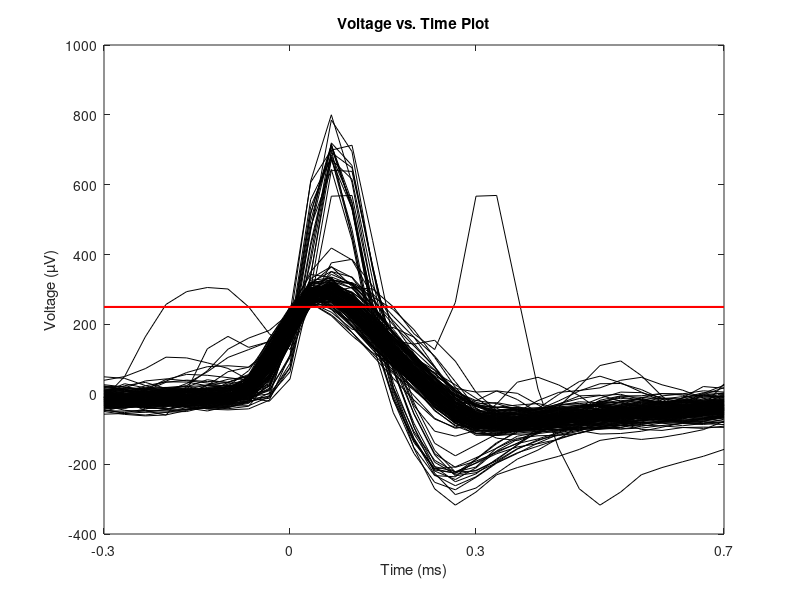
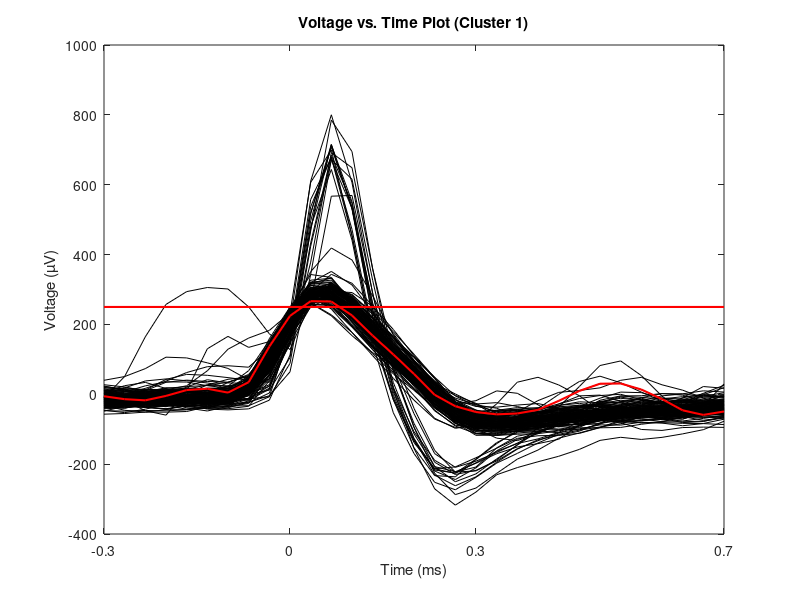
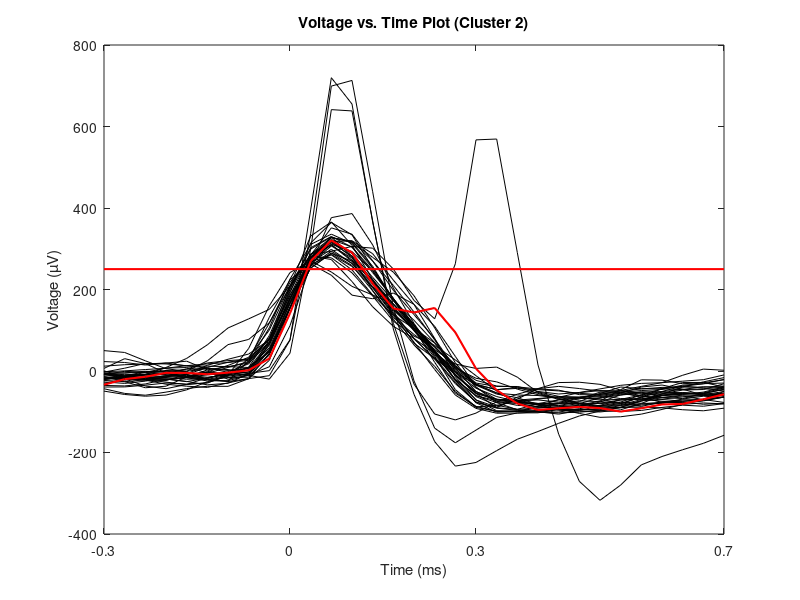
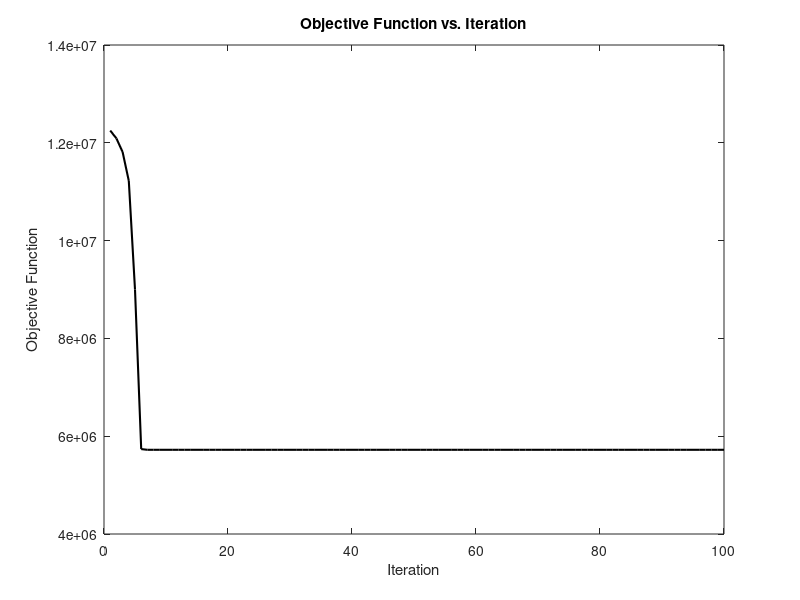

Source code (MATLAB) for these figures, in order:
close all;
load("ps5_data.mat");
% in the data file, the following variables are defined:
% RealWaveform: 10 seconds of real electrode data sampled at 30 kHz. Values are in µV.
% InitTwoClusters_1, InitTwoClusters_2, InitThreeClusters_1, InitThreeClusters_2:
% each is a 31 x K matrix, where the kth column is the initialization of the kth cluster center, µk (k = 1, . . . , K).


% Problem 1: High-pass filtering

x = RealWaveform;
f_0 = 30000; % sampling rate of waveform (Hz)
f_stop = 250; % stop frequency (Hz)
f_Nyquist = f_0/2; % Nyquist frequency (Hz)
n = length(x); % number of samples
f_all = linspace(-f_Nyquist, f_Nyquist, n); % frequency vector
desired_response = ones(n,1); % desired response
desired_response(abs(f_all) <= f_stop) = 0; % set desired response to 0 for frequencies above f_stop
x_filtered = real(ifft(fft(x).*fftshift(desired_response))); % filter the signal


% Problem 2: Spike detection
% Set a threshold, Vthresh = 250 µV, and determine all of the times that the signal crosses
% from below to above the threshold. Plot the threshold as a line across your plot of the
% high-pass filtered waveform from Problem 1.
% Take 1 ms snippets of the waveform beginning 0.3 ms before each threshold crossing.
% Each snippet should have 31 samples; the tenth sample should be less than Vthresh, and
% the eleventh sample should be greater than Vthresh. In a new figure, make a “voltage
% versus time” plot containing the following:
% 1. all of the threshold-crossing waveform snippets, and
% 2. the threshold as a horizontal line.
% Your result should look similar to Figure 3 from Lewicki’s review paper, with the key
% difference that your plot should show multiple spike shapes (instead of just one). You
% will also notice a few non-stereotyped traces resulting from either different neurons
% spiking near the same time or noise exceeding threshold

Vthresh = 250; % threshold (µV)
crossings = find(x_filtered(1:end-1) < Vthresh & x_filtered(2:end) >= Vthresh); % find threshold crossings
crossings = crossings + 1; % adjust for indexing
crossings = round(crossings); % round to nearest integer

snippets = zeros(31, length(crossings)); % initialize snippets matrix
for i = 1:length(crossings)
    snippets(:,i) = x_filtered(crossings(i)-10:crossings(i)+20); % get snippets
end

figure;
plot(snippets, "Color", "k"); % plot snippets
hold on;
plot([1 31], [Vthresh Vthresh], 'r', 'LineWidth', 1.5); % plot threshold
xticks([1 10 19 31]);
xticklabels([-0.3 0 0.3 0.7]);
xlim([1 31]);
xlabel('Time (ms)');
ylabel('Voltage (µV)');
title('Voltage vs. Time Plot');
saveas(gcf, 'ps5_2.png'); close all;

% Problem 3: Clustering with the K-mean algorithm
% Implement the K-means algorithm in MATLAB, and use it to determine the neuron
% responsible for each recorded spike.
% Treat each snippet as a point x_n ∈ R^D (n = 1, ..., N), where D = 31 is the number of
% samples in each snippet, and N is the number of detected spikes. In this problem, we
% will assume that there are K = 2 neurons contributing spikes to the recorded waveform.
% Initialize the cluster centers using InitTwoClusters 1

% (a) For each cluster (k = 1, 2), create a separate “voltage versus time” plot containing the following:
% 1. the cluster center µk returned by K-means as a red waveform trace (i.e., the prototypical action potential for the kth neuron),
% 2. all of the waveform snippets assigned to the kth neuron, and
% 3. the threshold as a horizontal line.

K = 2; % number of clusters
D = 31; % number of samples in each snippet
N = length(crossings); % number of detected spikes
x = snippets; % snippets matrix

% initialize cluster centers
mu = zeros(D, K);
mu(:,1) = InitTwoClusters_1(:,1);
mu(:,2) = InitTwoClusters_1(:,2);

% classify snippets
r = zeros(N, K);
for i = 1:N
    r(i, 1) = norm(x(:,i) - mu(:,1));
    r(i, 2) = norm(x(:,i) - mu(:,2));
end

label = zeros(N, 1);
for i = 1:N
    [~, label(i)] = min(r(i,:));
end

% plot
figure;
plot(x(:,label==1), "Color", "k"); % plot snippets
hold on;
plot(mu(:,1), 'r', 'LineWidth', 1.5); % plot cluster center
plot([1 31], [Vthresh Vthresh], 'r', 'LineWidth', 1.5); % plot threshold
xticks([1 10 19 31]);
xticklabels([-0.3 0 0.3 0.7]);
xlim([1 31]);
xlabel('Time (ms)');
ylabel('Voltage (µV)');
title('Voltage vs. Time Plot (Cluster 1)');
saveas(gcf, 'ps5_3a1.png');

figure;
plot(x(:,label==2), "Color", "k"); % plot snippets
hold on;
plot(mu(:,2), 'r', 'LineWidth', 1.5); % plot cluster center
plot([1 31], [Vthresh Vthresh], 'r', 'LineWidth', 1.5); % plot threshold
xticks([1 10 19 31]);
xticklabels([-0.3 0 0.3 0.7]);
xlim([1 31]);
xlabel('Time (ms)');
ylabel('Voltage (µV)');
title('Voltage vs. Time Plot (Cluster 2)');
saveas(gcf, 'ps5_3a2.png'); close all;


% (b) Plot the objective function J versus iteration number. How many iterations did it take for K-means to converge?

J = zeros(1, 100); % initialize objective function

for iter = 1:100
    % update cluster centers
    for k = 1:K
        mu(:,k) = mean(x(:,label==k), 2);
    end
    
    % update labels
    for i = 1:N
        r(i, 1) = norm(x(:,i) - mu(:,1));
        r(i, 2) = norm(x(:,i) - mu(:,2));
    end

    for i = 1:N
        [~, label(i)] = min(r(i,:));
    end
    
    % compute objective function
    J(iter) = 0;
    for i = 1:N
        J(iter) = J(iter) + norm(x(:,i) - mu(:,label(i)))^2;
    end
end

figure;
plot(J, 'k', 'LineWidth', 1.5);
xlabel('Iteration');
ylabel('Objective Function');
title('Objective Function vs. Iteration');
saveas(gcf, 'ps5_3b.png'); close all;


% Problem 4. As discussed in class, K-means guarantees convergence to a local optimum.
% Thus, it is possible to converge to different local optima with different initializations.
% Repeat Problem 3 where the cluster centers are initialized using InitTwoClusters 2.
% Is the local optimum found here the same or different as that found in Problem 3?

% initialize cluster centers
mu2 = zeros(D, K);
mu2(:,1) = InitTwoClusters_2(:,1);
mu2(:,2) = InitTwoClusters_2(:,2);

% classify snippets
r = zeros(N, K);
for i = 1:N
    r(i, 1) = norm(x(:,i) - mu2(:,1));
    r(i, 2) = norm(x(:,i) - mu2(:,2));
end

label = zeros(N, 1);
for i = 1:N
    [~, label(i)] = min(r(i,:));
end

% plot
figure;
plot(x(:,label==1), "Color", "k"); % plot snippets
hold on;
plot(mu2(:,1), 'r', 'LineWidth', 1.5); % plot cluster center
plot([1 31], [Vthresh Vthresh], 'r', 'LineWidth', 1.5); % plot threshold
xticks([1 10 19 31]);
xticklabels([-0.3 0 0.3 0.7]);
xlim([1 31]);
xlabel('Time (ms)');
ylabel('Voltage (µV)');
title('Voltage vs. Time Plot (Cluster 1)');
saveas(gcf, 'ps5_4a1.png');

figure;
plot(x(:,label==2), "Color", "k"); % plot snippets
hold on;
plot(mu2(:,2), 'r', 'LineWidth', 1.5); % plot cluster center
plot([1 31], [Vthresh Vthresh], 'r', 'LineWidth', 1.5); % plot threshold
xticks([1 10 19 31]);
xticklabels([-0.3 0 0.3 0.7]);
xlim([1 31]);
xlabel('Time (ms)');
ylabel('Voltage (µV)');
title('Voltage vs. Time Plot (Cluster 2)');
saveas(gcf, 'ps5_4a2.png'); close all;

% plot objective function

J = zeros(1, 100); % initialize objective function

for iter = 1:100
    % update cluster centers
    for k = 1:K
        mu2(:,k) = mean(x(:,label==k), 2);
    end
    
    % update labels
    for i = 1:N
        r(i, 1) = norm(x(:,i) - mu2(:,1));
        r(i, 2) = norm(x(:,i) - mu2(:,2));
    end

    for i = 1:N
        [~, label(i)] = min(r(i,:));
    end
    
    % compute objective function
    J(iter) = 0;
    for i = 1:N
        J(iter) = J(iter) + norm(x(:,i) - mu2(:,label(i)))^2;
    end
end

figure;
plot(J, 'k', 'LineWidth', 1.5);
xlabel('Iteration');
ylabel('Objective Function');
title('Objective Function vs. Iteration');
saveas(gcf, 'ps5_4b.png'); close all;

% Problem 5 (a) Repeat Problem 3 with K = 3 and initializing using InitThreeClusters_1.
% How does the local optimum found here differ from that found in Problem 3?

% initialize cluster centers
K = 3;
mu3 = zeros(D, K);
mu3(:,1) = InitThreeClusters_1(:,1);
mu3(:,2) = InitThreeClusters_1(:,2);
mu3(:,3) = InitThreeClusters_1(:,3);

% classify snippets
r = zeros(N, K);
for i = 1:N
    r(i, 1) = norm(x(:,i) - mu3(:,1));
    r(i, 2) = norm(x(:,i) - mu3(:,2));
    r(i, 3) = norm(x(:,i) - mu3(:,3));
end

label = zeros(N, 1);
for i = 1:N
    [~, label(i)] = min(r(i,:));
end

% plot
figure;
plot(x(:,label==1), "Color", "k"); % plot snippets
hold on;
plot(mu3(:,1), 'r', 'LineWidth', 1.5); % plot cluster center
plot([1 31], [Vthresh Vthresh], 'r', 'LineWidth', 1.5); % plot threshold
xticks([1 10 19 31]);
xticklabels([-0.3 0 0.3 0.7]);
xlim([1 31]);
xlabel('Time (ms)');
ylabel('Voltage (µV)');
title('Voltage vs. Time Plot (Cluster 1)');
saveas(gcf, 'ps5_5a1.png');

figure;
plot(x(:,label==2), "Color", "k"); % plot snippets
hold on;
plot(mu3(:,2), 'r', 'LineWidth', 1.5); % plot cluster center
plot([1 31], [Vthresh Vthresh], 'r', 'LineWidth', 1.5); % plot threshold
xticks([1 10 19 31]);
xticklabels([-0.3 0 0.3 0.7]);
xlim([1 31]);
xlabel('Time (ms)');
ylabel('Voltage (µV)');
title('Voltage vs. Time Plot (Cluster 2)');
saveas(gcf, 'ps5_5a2.png');

figure;
plot(x(:,label==3), "Color", "k"); % plot snippets
hold on;
plot(mu3(:,3), 'r', 'LineWidth', 1.5); % plot cluster center
plot([1 31], [Vthresh Vthresh], 'r', 'LineWidth', 1.5); % plot threshold
xticks([1 10 19 31]);
xticklabels([-0.3 0 0.3 0.7]);
xlim([1 31]);
xlabel('Time (ms)');
ylabel('Voltage (µV)');
title('Voltage vs. Time Plot (Cluster 3)');
saveas(gcf, 'ps5_5a3.png'); close all;

% plot objective function

J = zeros(1, 100); % initialize objective function

for iter = 1:100
    % update cluster centers
    for k = 1:K
        mu3(:,k) = mean(x(:,label==k), 2);
    end
    
    % update labels
    for i = 1:N
        r(i, 1) = norm(x(:,i) - mu3(:,1));
        r(i, 2) = norm(x(:,i) - mu3(:,2));
        r(i, 3) = norm(x(:,i) - mu3(:,3));
    end

    for i = 1:N
        [~, label(i)] = min(r(i,:));
    end
    
    % compute objective function
    J(iter) = 0;
    for i = 1:N
        J(iter) = J(iter) + norm(x(:,i) - mu3(:,label(i)))^2;
    end
end

figure;
plot(J, 'k', 'LineWidth', 1.5);
xlabel('Iteration');
ylabel('Objective Function');
title('Objective Function vs. Iteration');
saveas(gcf, 'ps5_5b.png'); close all;


% Problem 5 (b) Repeat Problem 3 with K = 3 and initializing using InitThreeClusters_2.
% Is the local optimum found here the same or different as that found in part (a)?

% initialize cluster centers
K = 3;
mu4 = zeros(D, K);
mu4(:,1) = InitThreeClusters_2(:,1);
mu4(:,2) = InitThreeClusters_2(:,2);
mu4(:,3) = InitThreeClusters_2(:,3);

% classify snippets
r = zeros(N, K);
for i = 1:N
    r(i, 1) = norm(x(:,i) - mu4(:,1));
    r(i, 2) = norm(x(:,i) - mu4(:,2));
    r(i, 3) = norm(x(:,i) - mu4(:,3));
end

label = zeros(N, 1);
for i = 1:N
    [~, label(i)] = min(r(i,:));
end

% plot
figure;
plot(x(:,label==1), "Color", "k"); % plot snippets
hold on;
plot(mu4(:,1), 'r', 'LineWidth', 1.5); % plot cluster center
plot([1 31], [Vthresh Vthresh], 'r', 'LineWidth', 1.5); % plot threshold
xticks([1 10 19 31]);
xticklabels([-0.3 0 0.3 0.7]);
xlim([1 31]);
xlabel('Time (ms)');
ylabel('Voltage (µV)');
title('Voltage vs. Time Plot (Cluster 1)');
saveas(gcf, 'ps5_5c1.png');

figure;
plot(x(:,label==2), "Color", "k"); % plot snippets
hold on;
plot(mu4(:,2), 'r', 'LineWidth', 1.5); % plot cluster center
plot([1 31], [Vthresh Vthresh], 'r', 'LineWidth', 1.5); % plot threshold
xticks([1 10 19 31]);
xticklabels([-0.3 0 0.3 0.7]);
xlim([1 31]);
xlabel('Time (ms)');
ylabel('Voltage (µV)');
title('Voltage vs. Time Plot (Cluster 2)');
saveas(gcf, 'ps5_5c2.png');

figure;
plot(x(:,label==3), "Color", "k"); % plot snippets
hold on;
plot(mu4(:,3), 'r', 'LineWidth', 1.5); % plot cluster center
plot([1 31], [Vthresh Vthresh], 'r', 'LineWidth', 1.5); % plot threshold
xticks([1 10 19 31]);
xticklabels([-0.3 0 0.3 0.7]);
xlim([1 31]);
xlabel('Time (ms)');
ylabel('Voltage (µV)');
title('Voltage vs. Time Plot (Cluster 3)');
saveas(gcf, 'ps5_5c3.png'); close all;

% plot objective function

J = zeros(1, 100); % initialize objective function

for iter = 1:100
    % update cluster centers
    for k = 1:K
        mu4(:,k) = mean(x(:,label==k), 2);
    end
    
    % update labels
    for i = 1:N
        r(i, 1) = norm(x(:,i) - mu4(:,1));
        r(i, 2) = norm(x(:,i) - mu4(:,2));
        r(i, 3) = norm(x(:,i) - mu4(:,3));
    end

    for i = 1:N
        [~, label(i)] = min(r(i,:));
    end
    
    % compute objective function
    J(iter) = 0;
    for i = 1:N
        J(iter) = J(iter) + norm(x(:,i) - mu4(:,label(i)))^2;
    end
end

figure;
plot(J, 'k', 'LineWidth', 1.5);
xlabel('Iteration');
ylabel('Objective Function');
title('Objective Function vs. Iteration');
saveas(gcf, 'ps5_5d.png'); close all;


